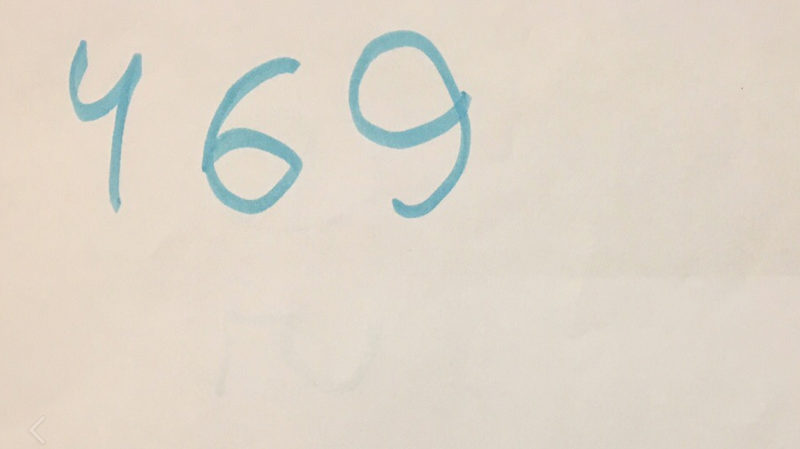
#> input picture 8.png, 800 x 449 px
$ jupyter execute --allow-errors Digit_clf.ipynb   (shell and % lines are left out)
#> lines starting #> are read from the running program, lines starting #| are printed output that depends on the picture; after the words box and inside, x2 and y2 are one past the last pixel; in counts of white or black regions, pixels touching at a corner belong together
[cell 1]
import cv2
import numpy as np
import pandas as pd
import matplotlib
import matplotlib.pyplot as plt

[cell 2]
'''def viewImage(image, name_of_window):
    cv2.namedWindow(name_of_window, cv2.WINDOW_NORMAL)
    cv2.imshow(name_of_window, image)
    cv2.waitKey(0)
    cv2.destroyAllWindows()'''
def viewImage(image):
    RGB_im = cv2.cvtColor(image, cv2.COLOR_BGR2RGB)
    plt.imshow(RGB_im)
    plt.axis('off')
    plt.show()

загрузка и изменение размера

[cell 3]
image = cv2.imread("8.png")
#> image is the input picture: shape (449, 800, 3); mean B, G, R 200.8, 213.4, 222.2
k = image.shape[0]/image.shape[1]
#> k = 0.561
width = 1024
height = int(1024 * k)
#> height = 574
dim = (width, height)
#> dim = (1024, 574)
# resize image
image = cv2.resize(image, dim)
#> image: shape (574, 1024, 3)
viewImage(image)

фильтрация

[cell 4]
im = cv2.cvtColor(image, cv2.COLOR_BGR2GRAY)
#ret, im = cv2.threshold(im, 110, 255, 0)
im = cv2.adaptiveThreshold(im, 255, cv2.ADAPTIVE_THRESH_MEAN_C, cv2.THRESH_BINARY, 51, 17)
#> im: shape (574, 1024); 96.3% white; 11 black regions (8 under 20 px), largest, box (x1, y1, x2, y2) and area: (447, 40, 602, 279) 9092, (258, 74, 387, 273) 7568, (89, 51, 181, 272) 4810
print('Threshold')
viewImage(im)

kernel = np.ones((3,3),np.uint8)

im = cv2.dilate(im,kernel,iterations=3)
#> im: shape (574, 1024); 98.3% white; 5 black regions, box (x1, y1, x2, y2) and area: (450, 43, 599, 275) 4364, (262, 77, 383, 270) 3687, (143, 72, 178, 263) 1266, (92, 56, 109, 126) 477, (97, 130, 134, 151) 423
print('Dilate')
viewImage(im)

kernel = np.ones((3,3),np.uint8)
im = cv2.erode(im, kernel,iterations=5)
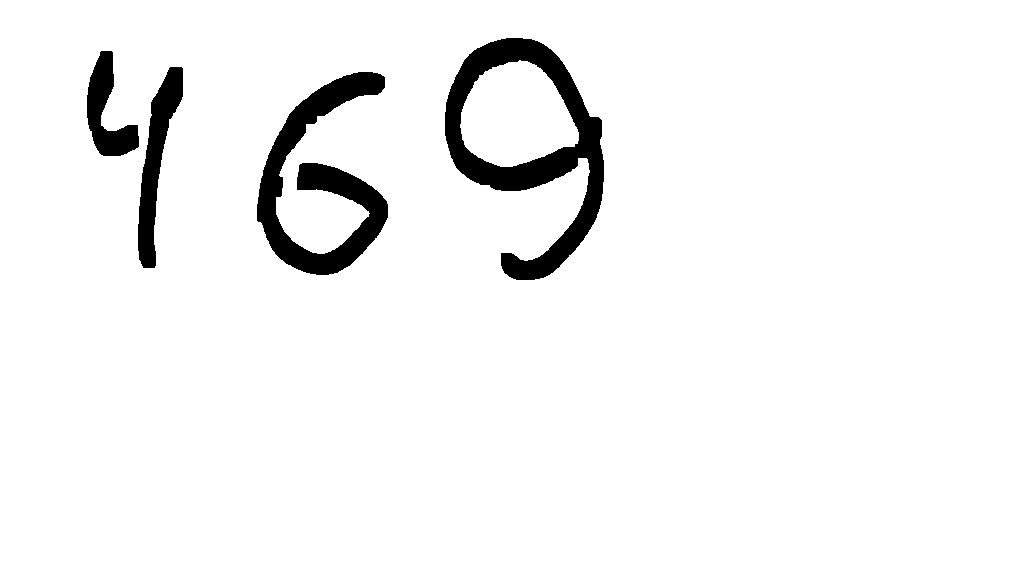
#> im: shape (574, 1024); 95.2% white; 4 black regions, box (x1, y1, x2, y2) and area: (445, 38, 604, 280) 12014, (257, 72, 388, 275) 9730, (138, 67, 183, 268) 3656, (87, 51, 139, 156) 2577
print('Erode')
viewImage(im)

Разделение на символы

удаление пустых строк сверху и снизу

[cell 5]
def del_null_rows(im, bg_col = 255):
#> called with bg_col = 255
    null_row = [np.all(im[i,:] == bg_col) for i in range(im.shape[0])]
#> null_row = 574 items, first 6: True, True, True, True, True, True
    if False in null_row:
        not_null_row_arg = null_row.index(False)
#> not_null_row_arg = 38
    else:
        not_null_row_arg = 0
    if False in list(reversed(null_row)):
        not_null_row_arg_end = list(reversed(null_row)).index(False)
#> not_null_row_arg_end = 294
        if not_null_row_arg_end == 0:
            not_null_row_arg_end = 1
    else:
        not_null_row_arg_end = 1
    im = im[not_null_row_arg:-not_null_row_arg_end,:]
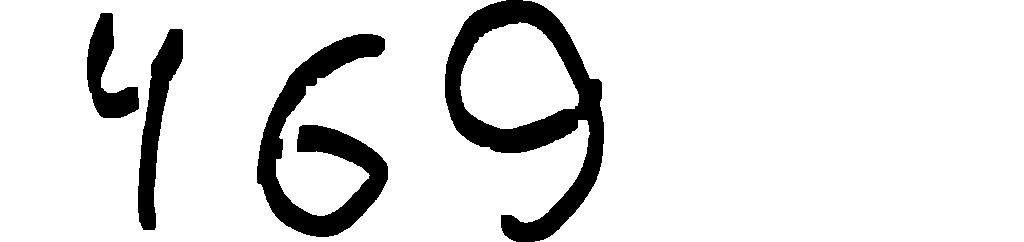
#> im: shape (242, 1024); 88.7% white; 4 black regions, box (x1, y1, x2, y2) and area: (445, 0, 604, 242) 12014, (257, 34, 388, 237) 9730, (138, 29, 183, 230) 3656, (87, 13, 139, 118) 2577
    return im

удаление пустых столбцов

[cell 6]
def del_null_cols(im, bg_col = 255):
#> called with bg_col = 255
    null_col = [np.all(im[:,i] == bg_col) for i in range(im.shape[1])]
#> null_col = 1024 items, first 6: True, True, True, True, True, True
    if False in null_col:
        not_null_col_arg = null_col.index(False)
#> not_null_col_arg = 87
    else:
        not_null_col_arg = 0
    if False in list(reversed(null_col)):
        not_null_col_arg_end = list(reversed(null_col)).index(False)
#> not_null_col_arg_end = 420
        if not_null_col_arg_end == 0:
            not_null_col_arg_end = 1
    else:
        not_null_col_arg_end = 1
    im = im[:,not_null_col_arg:-not_null_col_arg_end]
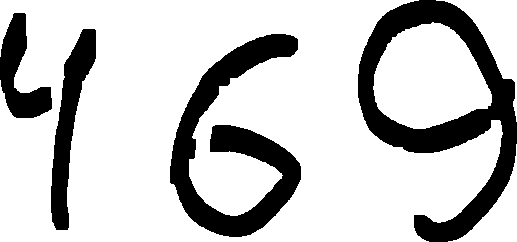
#> im: shape (242, 517); 77.6% white; 4 black regions, box (x1, y1, x2, y2) and area: (358, 0, 517, 242) 12014, (170, 34, 301, 237) 9730, (51, 29, 96, 230) 3656, (0, 13, 52, 118) 2577
    return im

[cell 7]
im = del_null_rows(im)
im = del_null_cols(im)
im.shape
viewImage(im)

разделение на символы

[cell 8]
def split_nums(im):
    null_col = [np.all(im[:,i] == 255) for i in range(im.shape[1])]
#> null_col = 517 items, first 6: False, False, False, False, False, False
    space_n = int(im.shape[1]*0.01)
#> space_n = 5
    space = [True for x in range(space_n)]
#> space = [True, True, True, True, True]
    nums = []
    while False in null_col:
        space_arg = -1
        for i in range(len(null_col)-space_n):
            if null_col[i:i+space_n] == space:
                space_arg = i
                break
        im = del_null_cols(im)
        im = del_null_rows(im)
        nums.append(im[:,:space_arg])
        im = im[:,space_arg:]
        null_col = [np.all(im[:,i] == 255) for i in range(im.shape[1])]
#> this loop made 6 passes
#> not_null_col_arg in del_null_cols on passes 1 to 4: 0, 74, 0, 57
#> pass 1, in del_null_cols (call 2), `im = im[:,not_null_col_arg:-not_null_col_arg_end]`:
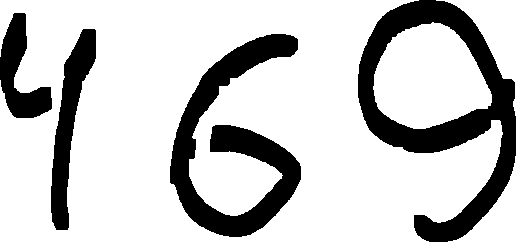
#> im: shape (242, 516); 77.6% white; 4 black regions, box (x1, y1, x2, y2) and area: (358, 0, 516, 242) 11992, (170, 34, 301, 237) 9730, (51, 29, 96, 230) 3656, (0, 13, 52, 118) 2577
#> pass 1, in split_nums, `im = im[:,space_arg:]`:
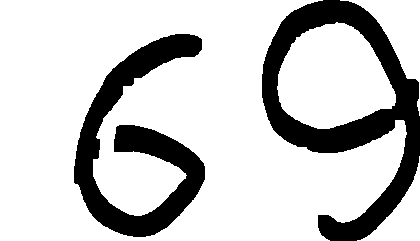
#> im: shape (241, 420); 78.6% white; 2 black regions, box (x1, y1, x2, y2) and area: (262, 0, 420, 241) 11973, (74, 34, 205, 237) 9730
#> pass 2, in del_null_cols (call 3), `im = im[:,not_null_col_arg:-not_null_col_arg_end]`:
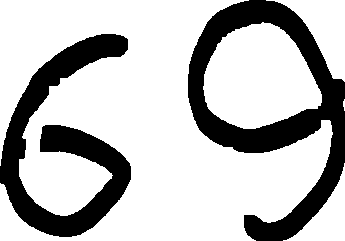
#> im: shape (241, 345); 73.9% white; 2 black regions, box (x1, y1, x2, y2) and area: (188, 0, 345, 241) 11933, (0, 34, 131, 237) 9730
#> after the loop, im = empty array; nums = 6 items
    return nums

[cell 9]
nums = split_nums(im)
#> nums = 6 items

приводим к квадратному виду и 28х28

[cell 10]
def to_mnist(im):
    if 255 in im:
        im[im == 0] = 1
        im[im == 255] = 0
    im = del_null_cols(im,0)
    im = del_null_rows(im,0)
    if im.shape[0]>im.shape[1]:
        n = im.shape[0] - im.shape[1]
        field = np.zeros((im.shape[0], int(n/2)))
        im = np.concatenate((field, im, field), axis=1)
        if im.shape[0]!= im.shape[1]:
            im = np.concatenate((im, np.zeros((im.shape[0], 1))), axis=1)
    else:
        n = im.shape[1] - im.shape[0]
        field = np.zeros((int(n/2),im.shape[1]))
        im = np.concatenate((field, im, field), axis=0)
        if im.shape[0]!= im.shape[1]:
            im = np.concatenate((im, np.zeros((1,im.shape[1]))), axis=0)
    im = cv2.resize(im, (28,28))
    return im

[cell 11]
nums28 = []
w = im.shape[1]/10
#> w = 51.7
for i in nums:
    if i.shape[0]/(i.shape[1]+0.1) < 10 and i.shape[0]/(i.shape[1]+0.1) > 0.1 and i.shape[1] > w:
        #viewImage(i)
        #print(i.shape)
        im28 = to_mnist(i)
        kernel = np.ones((1,1),np.uint8)
        im28 = cv2.dilate(im28,kernel,iterations=1)
        #im28 = cv2.erode(im28, kernel,iterations=1)
        nums28.append(im28)
        plt.imshow(im28, cmap = matplotlib.cm.binary, interpolation='nearest')
        plt.axis('off')
        plt.show()
        print(im28.shape)
#> this loop made 6 passes
#> n in to_mnist on passes 1, 3, 5: 122, 73, 84
#| (28, 28)
#| (28, 28)
#| (28, 28)
#> pass 1, in del_null_cols (call 8), `im = im[:,not_null_col_arg:-not_null_col_arg_end]`:
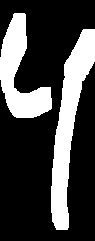
#> im: shape (241, 95); values 0 (black) and 1 (white), 27.1% white; 2 white regions, box (x1, y1, x2, y2) and area: (51, 29, 95, 230) 3627, (0, 13, 52, 118) 2577
#> pass 1, in del_null_rows (call 8), `im = im[not_null_row_arg:-not_null_row_arg_end,:]`:
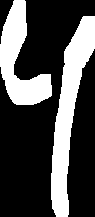
#> im: shape (217, 95); values 0 (black) and 1 (white), 30.1% white; 2 white regions, box (x1, y1, x2, y2) and area: (51, 16, 95, 217) 3627, (0, 0, 52, 105) 2577
#> pass 1, in to_mnist, `im = np.concatenate((field, im, field), axis=1)`:
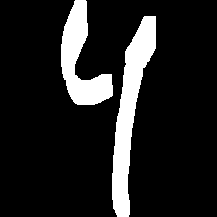
#> im: shape (217, 217) float64; values 0 (black) and 1 (white), 13.2% white; 2 white regions, box (x1, y1, x2, y2) and area: (112, 16, 156, 217) 3627, (61, 0, 113, 105) 2577
#> pass 1, in to_mnist, `im = cv2.resize(im, (28,28))`:
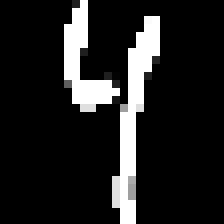
#> im: shape (28, 28) float64 (shown 8 times larger); min 0, max 1, mean 0.13
#> after the loop, nums28 = 3 items

обучение\распаковка модели

[cell 12]
import pickle
#> (the rest of this cell did not finish here and is left out)

from sklearn.model_selection import train_test_split
features_train, features_test, labels_train, labels_test = train_test_split(train, target, test_size=0.2, random_state=42)

clf.fit(features_train, labels_train)
print(clf.score(features_test, labels_test))

[cell 13]
test = np.zeros(shape=(len(nums28),784))
for i,num in enumerate(nums28):
    num = np.reshape(num,784)
    test[i] = num*255
#> this loop made 3 passes
#> (the rest of this cell did not finish here and is left out)

$ run again, with 10.png copied over 8.png
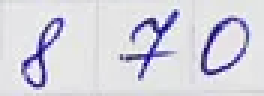
#> input picture 10.png, 88 x 32 px (shown 3 times larger)
#> image is the input picture: shape (32, 88, 3); mean B, G, R 221.7, 211.5, 212.5
#> image: shape (372, 1024, 3)
#> RGB_im: shape (372, 1024, 3); 90.5% white; 4 black regions, box (x1, y1, x2, y2) and area: (461, 36, 696, 313) 13204, (779, 66, 969, 293) 11595, (82, 68, 248, 342) 11239, (749, 107, 752, 124) 38
#> RGB_im: shape (372, 1024, 3); 94.4% white; 3 black regions, box (x1, y1, x2, y2) and area: (465, 40, 692, 309) 7844, (782, 69, 965, 289) 7051, (85, 71, 245, 338) 6595
#> `im = cv2.erode(im, kernel,iterations=5)`:
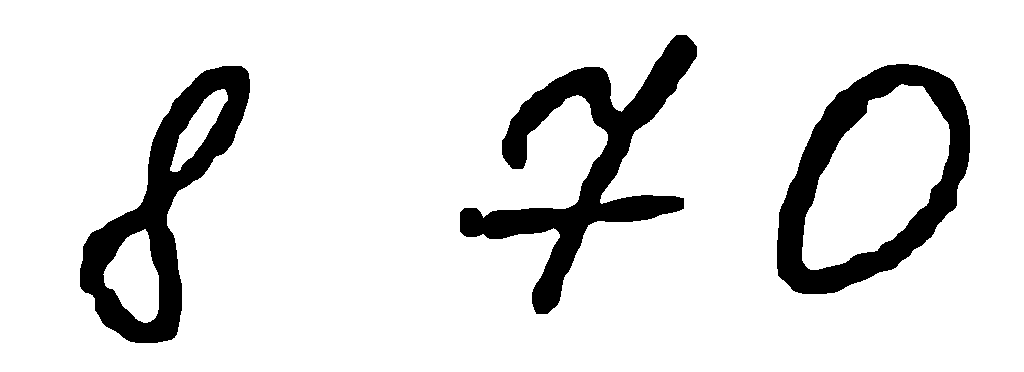
#> im: shape (372, 1024); 88% white; 3 black regions, box (x1, y1, x2, y2) and area: (460, 35, 697, 314) 16699, (777, 64, 970, 294) 14621, (80, 66, 250, 343) 14276
#> null_row = 372 items, first 6: True, True, True, True, True, True
#> in del_null_rows, `not_null_row_arg = null_row.index(False)`: not_null_row_arg = 35
#> in del_null_rows, `not_null_row_arg_end = list(reversed(null_row)).index(False)`: not_null_row_arg_end = 29
#> in del_null_cols, `null_col = [np.all(im[:,i] == bg_col) for i in range(im.shape[1])]`: null_col = 1024 items, first 6: True, True, True, True, True, True
#> not_null_col_arg = 80
#> in del_null_cols, `not_null_col_arg_end = list(reversed(null_col)).index(False)`: not_null_col_arg_end = 54
#> RGB_im: shape (308, 890, 3); 83.4% white; 3 black regions, box (x1, y1, x2, y2) and area: (380, 0, 617, 279) 16699, (697, 29, 890, 259) 14621, (0, 31, 170, 308) 14276
#> in split_nums, `null_col = [np.all(im[:,i] == 255) for i in range(im.shape[1])]`: null_col = 890 items, first 6: False, False, False, False, False, False
#> the loop in split_nums, `while False in null_col:` made 6 passes
#> (not_null_col_arg in del_null_cols, not_null_row_arg in del_null_rows) on passes 1 to 4: (0, 0), (210, 0), (0, 0), (80, 29)
#> after the loop in split_nums, `while False in null_col:`: im = empty array; nums = 6 items
#> the loop `for i in nums:` made 6 passes
#> n in to_mnist on passes 1, 3, 5: 106, 41, 42
#> (printed output is left out)
#> pass 1, in to_mnist, `im = cv2.resize(im, (28,28))`:
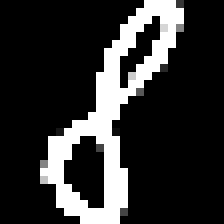
#> im: shape (28, 28) float64 (shown 8 times larger); min 0, max 1, mean 0.19
#> after the loop `for i in nums:`: nums28 = 3 items
#> the loop `for i,num in enumerate(nums28):` made 3 passes

$ run again, with 11.png copied over 8.png
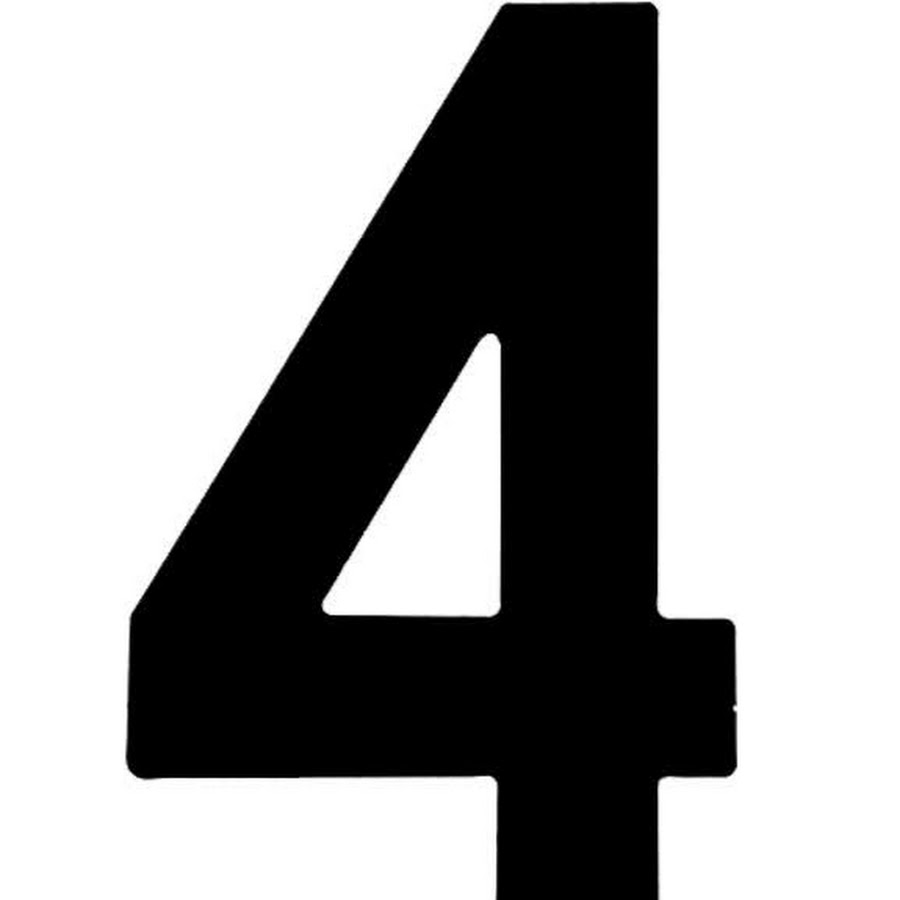
#> input picture 11.png, 900 x 900 px
#> image is the input picture: shape (900, 900, 3); min 0, max 255, mean 161.2
#> image: shape (1024, 1024, 3)
#> RGB_im: shape (1024, 1024, 3); 92% white; 2 black regions, box (x1, y1, x2, y2) and area: (143, 2, 839, 1024) 63143, (350, 364, 592, 724) 20848
#> RGB_im: shape (1024, 1024, 3); 94.5% white; 2 black regions, box (x1, y1, x2, y2) and area: (146, 5, 836, 1024) 43761, (353, 367, 589, 721) 14046
#> RGB_im: shape (1024, 1024, 3); 90.3% white; 2 black regions, box (x1, y1, x2, y2) and area: (141, 0, 841, 1024) 76028, (348, 362, 594, 726) 25361
#> null_row = 1024 items, first 6: False, False, False, False, False, False
#> in del_null_rows, `not_null_row_arg = null_row.index(False)`: not_null_row_arg = 0
#> in del_null_cols, `null_col = [np.all(im[:,i] == bg_col) for i in range(im.shape[1])]`: null_col = 1024 items, first 6: True, True, True, True, True, True
#> not_null_col_arg = 141
#> in del_null_cols, `not_null_col_arg_end = list(reversed(null_col)).index(False)`: not_null_col_arg_end = 183
#> RGB_im: shape (1023, 700, 3); 85.8% white; 2 black regions, box (x1, y1, x2, y2) and area: (0, 0, 700, 1023) 75976, (207, 362, 453, 726) 25361
#> in split_nums, `null_col = [np.all(im[:,i] == 255) for i in range(im.shape[1])]`: null_col = 700 items, first 6: False, False, False, False, False, False
#> the loop in split_nums, `while False in null_col:` made 2 passes
#> (not_null_col_arg in del_null_cols, not_null_row_arg in del_null_rows, null_col) on pass 1: (0, 0, [False])
#> after the loop in split_nums, `while False in null_col:`: im = empty array; nums = 2 items
#> the loop `for i in nums:` made 2 passes
#> (n in to_mnist, kernel) on pass 1: (324, [1])
#> (printed output is left out)
#> pass 1, in to_mnist, `im = cv2.resize(im, (28,28))`:
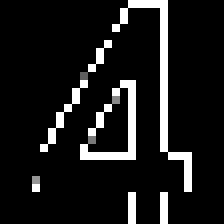
#> im: shape (28, 28) float64 (shown 8 times larger); min 0, max 1, mean 0.102
#> after the loop `for i in nums:`: nums28 = 1 item
#> the loop `for i,num in enumerate(nums28):` made 1 pass
